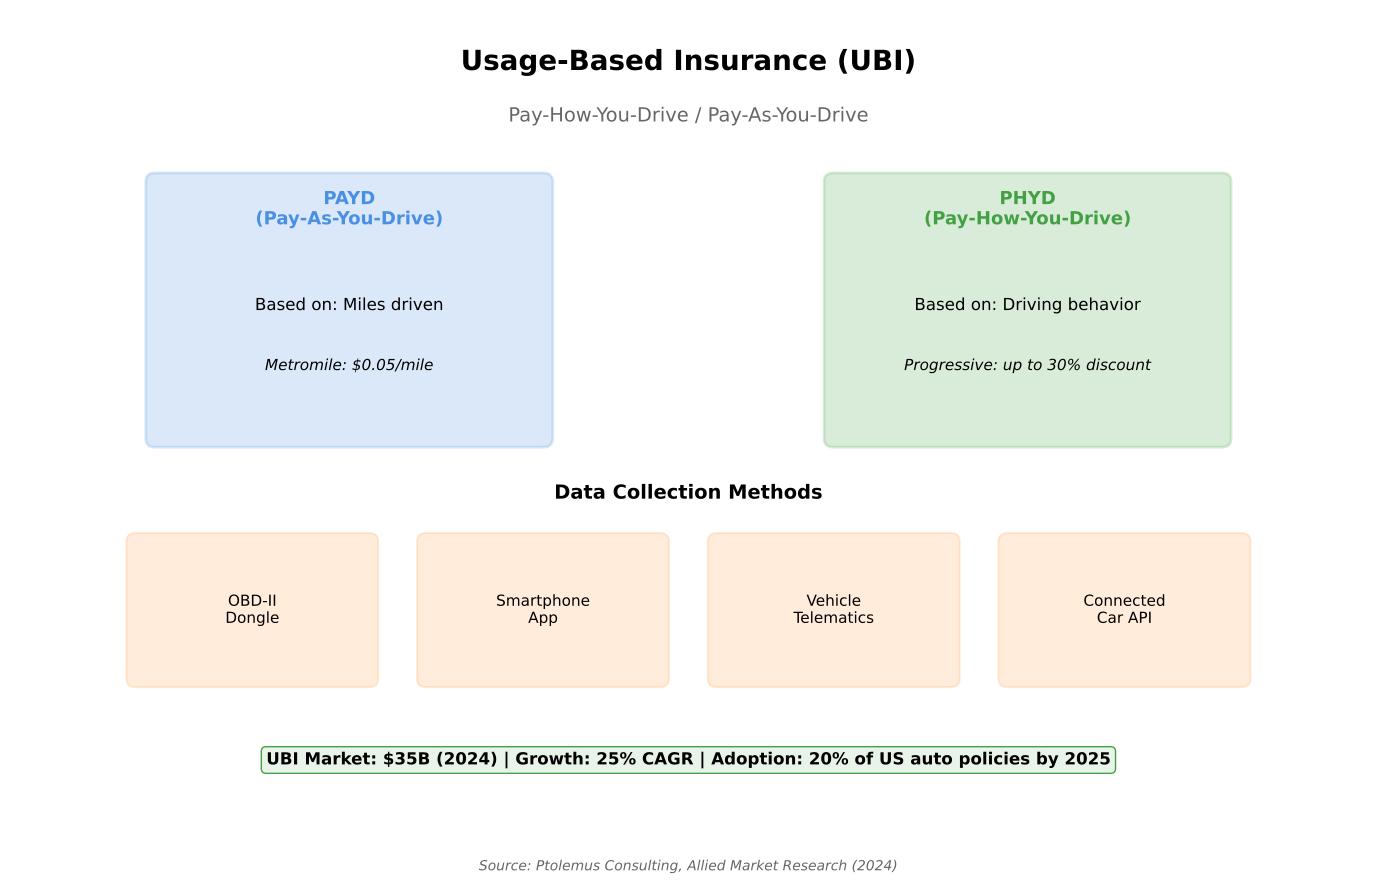

Reproduce this figure in Python.
"""
Usage-Based Insurance Model
Shows how UBI works with telematics

Output: ubi_model.pdf
Module: module_01_fintech
Lesson: 9 - InsurTech
"""

from pathlib import Path
import matplotlib.pyplot as plt
import matplotlib.patches as mpatches
import numpy as np

CHART_METADATA = {
    'title': 'Usage-Based Insurance Model',
    'module': 'module_01_fintech',
    'lesson': 9,
    'url': 'https://github.com/Digital-AI-Finance/digital-finance/tree/main/module_01_fintech/figures/ubi_model'
}

plt.rcParams.update({
    'font.size': 14,
    'axes.labelsize': 14,
})

def create_chart():
    """Create UBI model diagram"""
    fig, ax = plt.subplots(figsize=(14, 9))
    ax.set_xlim(0, 14)
    ax.set_ylim(0, 10)
    ax.axis('off')

    # Title
    ax.text(7, 9.3, 'Usage-Based Insurance (UBI)', fontsize=20, fontweight='bold', ha='center')
    ax.text(7, 8.7, 'Pay-How-You-Drive / Pay-As-You-Drive', fontsize=14, ha='center', color='#666666')

    # UBI Types
    types = [
        {'name': 'PAYD\n(Pay-As-You-Drive)', 'x': 3.5, 'y': 6.5, 'color': '#4A90E2',
         'basis': 'Miles driven', 'example': 'Metromile: $0.05/mile'},
        {'name': 'PHYD\n(Pay-How-You-Drive)', 'x': 10.5, 'y': 6.5, 'color': '#44A044',
         'basis': 'Driving behavior', 'example': 'Progressive: up to 30% discount'},
    ]

    for t in types:
        box = mpatches.FancyBboxPatch((t['x']-2, t['y']-1.5), 4, 3,
                                       boxstyle='round,pad=0.1',
                                       facecolor=t['color'], alpha=0.2,
                                       edgecolor=t['color'], lw=2)
        ax.add_patch(box)
        ax.text(t['x'], t['y']+1, t['name'], ha='center', fontsize=13, fontweight='bold', color=t['color'])
        ax.text(t['x'], t['y'], f"Based on: {t['basis']}", ha='center', fontsize=12)
        ax.text(t['x'], t['y']-0.7, t['example'], ha='center', fontsize=11, style='italic')

    # Data collection methods
    ax.text(7, 4.3, 'Data Collection Methods', fontsize=14, fontweight='bold', ha='center')

    methods = [
        {'name': 'OBD-II\nDongle', 'x': 2.5, 'y': 3},
        {'name': 'Smartphone\nApp', 'x': 5.5, 'y': 3},
        {'name': 'Vehicle\nTelematics', 'x': 8.5, 'y': 3},
        {'name': 'Connected\nCar API', 'x': 11.5, 'y': 3},
    ]

    for m in methods:
        box = mpatches.FancyBboxPatch((m['x']-1.2, m['y']-0.8), 2.4, 1.6,
                                       boxstyle='round,pad=0.1',
                                       facecolor='#FF7F0E', alpha=0.15,
                                       edgecolor='#FF7F0E', lw=1.5)
        ax.add_patch(box)
        ax.text(m['x'], m['y'], m['name'], ha='center', va='center', fontsize=11)

    # Market stats
    stats = "UBI Market: $35B (2024) | Growth: 25% CAGR | Adoption: 20% of US auto policies by 2025"
    ax.text(7, 1.2, stats, ha='center', fontsize=12, fontweight='bold',
           bbox=dict(boxstyle='round', facecolor='#E8F4EA', edgecolor='#44A044'))

    # Source
    fig.text(0.5, 0.02, 'Source: Ptolemus Consulting, Allied Market Research (2024)',
            fontsize=10, ha='center', style='italic', color='#666666')

    plt.tight_layout()

    output_path = Path(__file__).parent / 'ubi_model.pdf'
    plt.savefig(output_path, format='pdf', dpi=300, bbox_inches='tight')
    plt.close()
    print(f"Chart saved to: {output_path}")
    return output_path

if __name__ == '__main__':
    create_chart()
